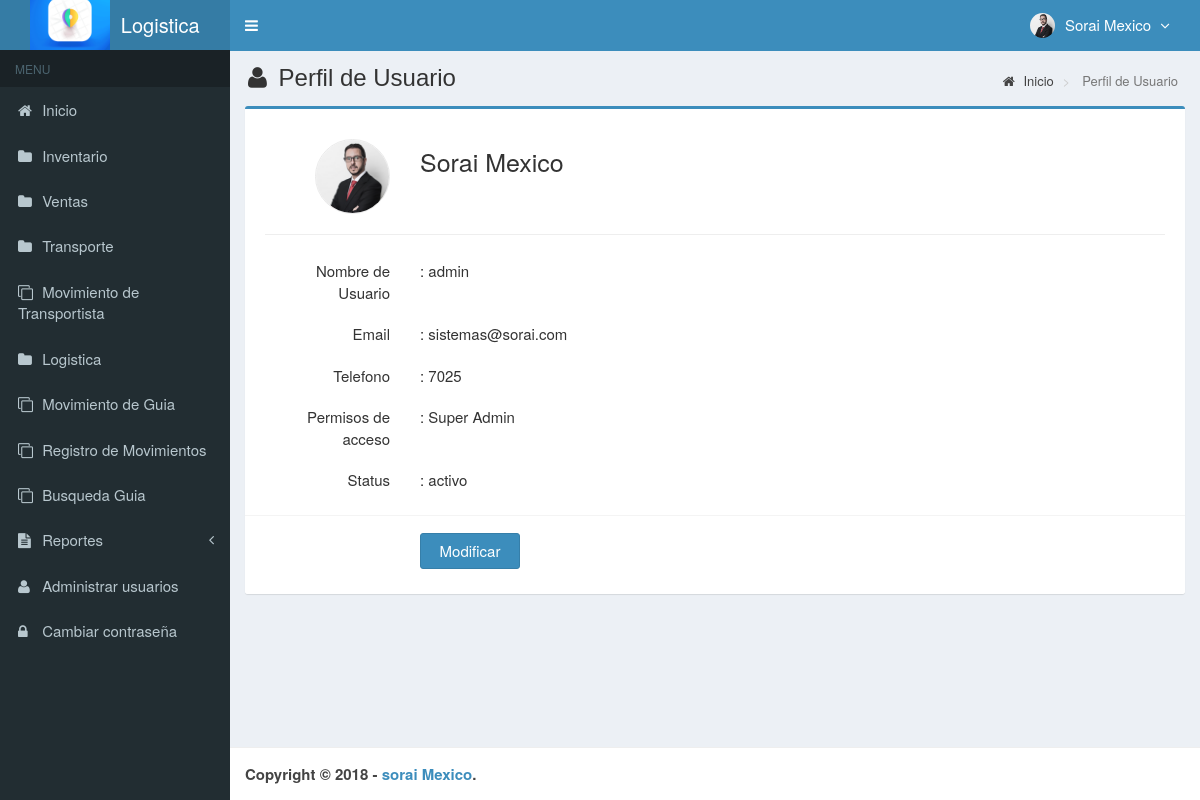
The app's page /main.php?module=profile (signed in) with its own data.
### tables this page shows
CREATE TABLE `usuarios` (
  `id_user` int(3) NOT NULL,
  `username` varchar(50) NOT NULL,
  `name_user` varchar(50) NOT NULL,
  `password` varchar(50) NOT NULL,
  `email` varchar(50) DEFAULT NULL,
  `telefono` varchar(13) DEFAULT NULL,
  `foto` varchar(100) DEFAULT NULL,
  `permisos_acceso` enum('Super Admin','Gerente','Almacenista','Visitante') NOT NULL,
  `status` enum('activo','bloqueado') NOT NULL DEFAULT 'activo',
  `created_at` timestamp NOT NULL DEFAULT CURRENT_TIMESTAMP,
  `updated_at` timestamp NOT NULL DEFAULT CURRENT_TIMESTAMP ON UPDATE CURRENT_TIMESTAMP
);

### modules/profile/view.php (the view, shortened to what this page needs)
<?php
if (isset($_SESSION['id_user'])) {
  $query = mysqli_query($mysqli, "SELECT * FROM usuarios WHERE id_user='$_SESSION[id_user]'")
                                  or die('error: '.mysqli_error($mysqli));
  $data  = mysqli_fetch_assoc($query);
}
?>
<section class="content-header">
  <h1>
    <i class="fa fa-user icon-title"></i> Perfil de Usuario
  </h1>
  <ol class="breadcrumb">
    <li><a href="?module=start"><i class="fa fa-home"></i> Inicio</a></li>
    <li class="active"> Perfil de Usuario</li>
  </ol>
</section>
<section class="content">
  <div class="row">
    <div class="col-md-12">
      <div class="box box-primary">
        <form role="form" class="form-horizontal" method="POST" action="?module=form_profile" enctype="multipart/form-data">
          <div class="box-body">
            <div class="form-group">
              <label class="col-sm-2 control-label">
              <?php
              if ($data['foto']=="") { ?>
                <img style="border:1px solid #eaeaea;border-radius:50px;" src="images/user/user-default.png" width="75">
              <?php
              }
              else { ?>
                <img style="border:1px solid #eaeaea;border-radius:50px;" src="images/user/<?php echo $data['foto']; ?>" width="75">
              <?php
              }
              ?>
              </label>
              <label style="font-size:25px;margin-top:10px;" class="col-sm-8"><?php echo $data['name_user']; ?></label>
            </div>
            <hr>
            <div class="form-group">
              <label class="col-sm-2 control-label">Nombre de Usuario</label>
              <label style="text-align:left" class="col-sm-8 control-label">: <?php echo $data['username']; ?></label>
            </div>
            <div class="form-group">
              <label class="col-sm-2 control-label">Email</label>
              <label style="text-align:left" class="col-sm-8 control-label">: <?php echo $data['email']; ?></label>
            </div>
            <div class="form-group">
              <label class="col-sm-2 control-label">Telefono</label>
              <label style="text-align:left" class="col-sm-8 control-label">: <?php echo $data['telefono']; ?></label>
            </div>
            <div class="form-group">
              <label class="col-sm-2 control-label">Permisos de acceso</label>
              <label style="text-align:left" class="col-sm-8 control-label">: <?php echo $data['permisos_acceso']; ?></label>
            </div>
            <div class="form-group">
              <label class="col-sm-2 control-label">Status</label>
              <label style="text-align:left" class="col-sm-8 control-label">: <?php echo $data['status']; ?></label>
            </div>
          </div>
          <div class="box-footer">
            <div class="form-group">
              <div class="col-sm-offset-2 col-sm-10">
                <input type="submit" class="btn btn-primary btn-submit" name="Modificar" value="Modificar">
              </div>
            </div>
          </div>
        </form>
      </div>
    </div>
  </div>
</section><!-- /.content

### top-menu.php (shortened to what this page needs)
<?php
require_once "config/database.php";
$query = mysqli_query($mysqli, "SELECT id_user, name_user, foto, permisos_acceso FROM usuarios WHERE id_user='$_SESSION[id_user]'")
                                or die('error: '.mysqli_error($mysqli));
$data = mysqli_fetch_assoc($query);
?>
<li class="dropdown user user-menu">
  <a href="#" class="dropdown-toggle" data-toggle="dropdown">
  <?php
  if ($data['foto']=="") { ?>
    <img src="images/user/user-default.png" class="user-image" alt="User Image"/>
  <?php
  }
  else { ?>
    <img src="images/user/<?php echo $data['foto']; ?>" class="user-image" alt="User Image"/>
  <?php
  }
  ?>
    <span class="hidden-xs"><?php echo $data['name_user']; ?> <i style="margin-left:5px" class="fa fa-angle-down"></i></span>
  </a>
</li>

### assets/css/style.css (style rules this page uses)
.form-horizontal .control-label { margin-bottom: 0; padding-top: 5px; text-align: right; }
label { display: inline-block; font-size: 15px; font-weight: 400; margin-bottom: 5px; max-width: 100%; }
.content-header { padding: 15px 18px 0; position: relative; }
.content-header > .breadcrumb { background: transparent none repeat scroll 0 0; border-radius: 2px; float: right; font-size: 13px; margin-bottom: 0; margin-top: 0; padding: 7px 12px; position: absolute; right: 10px; top: 15px; }
.btn-submit { width: 100px; margin-top: 7px; margin-right: 10px; font-size: 15px; }
.icon-title { margin-right: 5px; }
body { background-color: #fff; color: #333; font-size: 15px; line-height: 1.42857; }

### records on screen
usuarios: foto (picture), name_user "Sorai Mexico", username "admin", email "sistemas@sorai.com", telefono "7025", permisos_acceso "Super Admin", status "activo"
